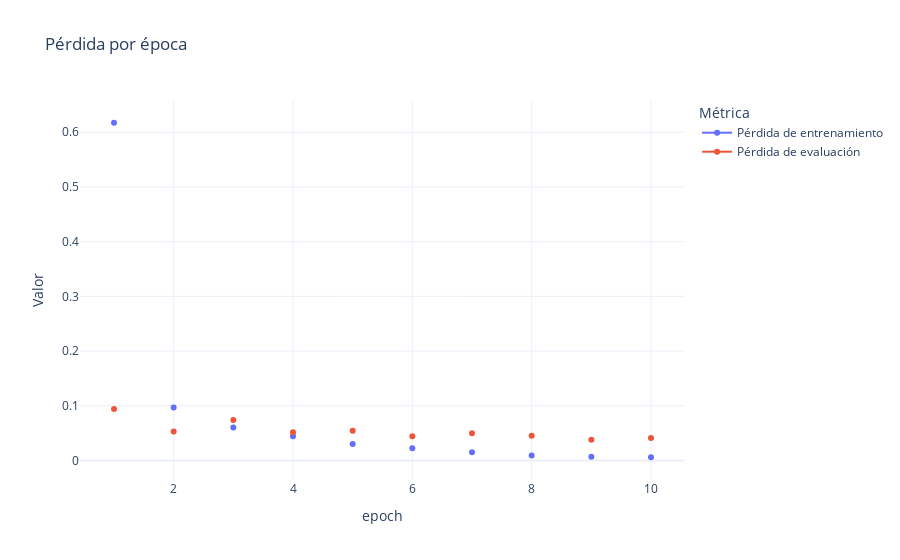
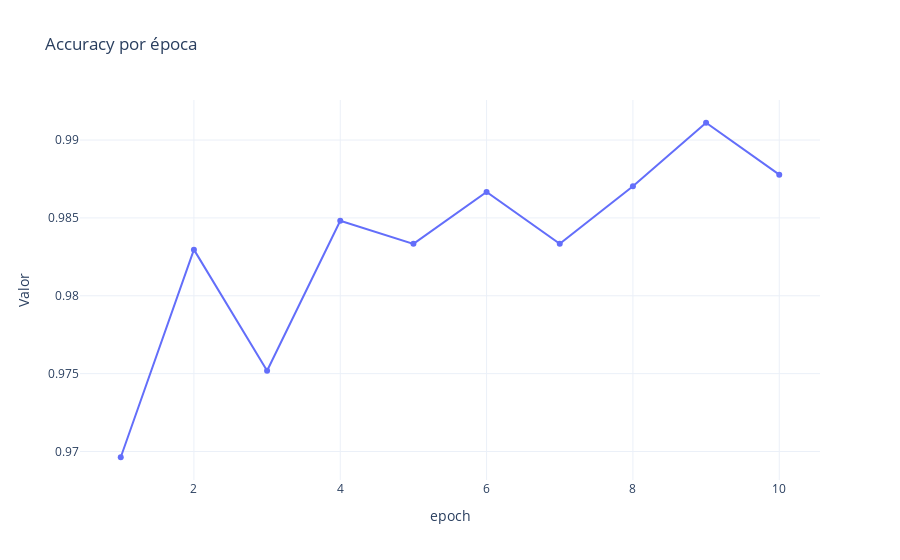

Source (notebook cell) for these figures, in order:
### Code cell
# Filtramos solo las filas que tienen datos útiles
filtered_history = history.copy()
filtered_history = filtered_history[filtered_history["epoch"].notna()]

# Plot de pérdidas (loss)
plot_metric(
    filtered_history,
    x_col="epoch",
    y_cols=["loss", "eval_loss"],
    y_labels=["Pérdida de entrenamiento", "Pérdida de evaluación"],
    title="Pérdida por época",
    filename=CHECKPOINT.replace("/", "-") + "_loss_plot",
    dirpath=FIGURES_DIR / MODEL_NAME,
)

# Plot de accuracy
if "eval_accuracy" in filtered_history.columns:
    plot_metric(
        filtered_history[filtered_history["eval_accuracy"].notna()],
        x_col="epoch",
        y_cols=["eval_accuracy"],
        y_labels=["Accuracy de evaluación"],
        title="Accuracy por época",
        filename=CHECKPOINT.replace("/", "-") + "_accuracy_plot",
        dirpath=FIGURES_DIR / MODEL_NAME,
    )

### Figure 1 — Plotly figure (JSON) as saved in the notebook; plotly's stock layout.template omitted (floating-point values rounded to 4 significant figures)
{"data": [{"mode": "lines+markers", "name": "Pérdida de entrenamiento", "type": "scatter", "x": [1.0, 1.0, 2.0, 2.0, 3.0, 3.0, 4.0, 4.0, 5.0, 5.0, 6.0, 6.0, 7.0, 7.0, 8.0, 8.0, 9.0, 9.0, 10.0, 10.0, 10.0], "y": [0.6174, NaN, 0.097, NaN, 0.0604, NaN, 0.0443, NaN, 0.0303, NaN, 0.0223, NaN, 0.0151, NaN, 0.0093, NaN, 0.0066, NaN, 0.0059, NaN, NaN]}, {"mode": "lines+markers", "name": "Pérdida de evaluación", "type": "scatter", "x": [1.0, 1.0, 2.0, 2.0, 3.0, 3.0, 4.0, 4.0, 5.0, 5.0, 6.0, 6.0, 7.0, 7.0, 8.0, 8.0, 9.0, 9.0, 10.0, 10.0, 10.0], "y": [NaN, 0.09406, NaN, 0.05319, NaN, 0.07419, NaN, 0.05159, NaN, 0.05416, NaN, 0.04451, NaN, 0.04956, NaN, 0.045, NaN, 0.03792, NaN, 0.041, NaN]}], "layout": {"legend": {"title": {"text": "Métrica"}}, "title": {"text": "Pérdida por época"}, "xaxis": {"title": {"text": "epoch"}}, "yaxis": {"title": {"text": "Valor"}}}}

### Figure 2 — Plotly figure (JSON) as saved in the notebook; plotly's stock layout.template omitted (floating-point values rounded to 4 significant figures)
{"data": [{"mode": "lines+markers", "name": "Accuracy de evaluación", "type": "scatter", "x": [1.0, 2.0, 3.0, 4.0, 5.0, 6.0, 7.0, 8.0, 9.0, 10.0], "y": [0.9696, 0.983, 0.9752, 0.9848, 0.9833, 0.9867, 0.9833, 0.987, 0.9911, 0.9878]}], "layout": {"legend": {"title": {"text": "Métrica"}}, "title": {"text": "Accuracy por época"}, "xaxis": {"title": {"text": "epoch"}}, "yaxis": {"title": {"text": "Valor"}}}}
